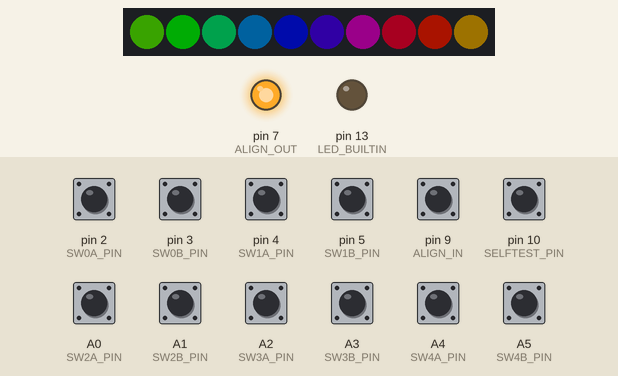
A sketch run on a simulated Arduino Uno, built with avr-gcc and run on an emulated ATmega328P. Parts: 10 RGB LEDs in strip order, left to right, output pins drawn as LEDs (lit = HIGH). The test bench sets the inputs (shaded band); at power-on: A0 (SW2A_PIN), A1 (SW2B_PIN), A2 (SW3A_PIN), A3 (SW3B_PIN), A4 (SW4A_PIN), A5 (SW4B_PIN), pin 2 (SW0A_PIN), pin 3 (SW0B_PIN), pin 4 (SW1A_PIN), pin 5 (SW1B_PIN), pin 9 (ALIGN_IN), pin 10 (SELFTEST_PIN) HIGH. Dim RGB values are drawn brighter than linear; the strip is taken to match the declared colour order.

Above: at 1.25 s.
1.3 s: pin 9 (ALIGN_IN) pulled LOW for 0.15 s
At 1.8 s:
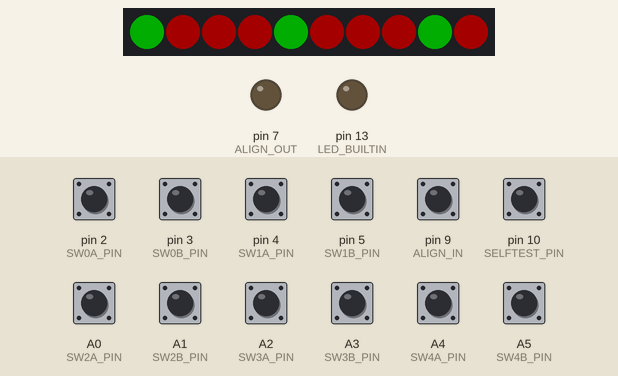
2.9 s: pin 2 (SW0A_PIN) pulled LOW for 0.15 s
At 4.1 s:
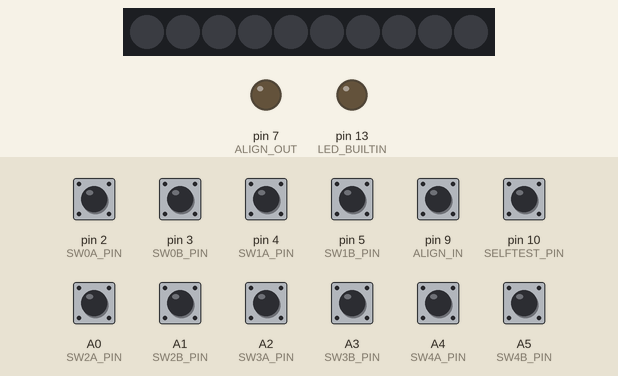
4.5 s: pin 3 (SW0B_PIN) pulled LOW for 0.15 s
At 5.5 s:
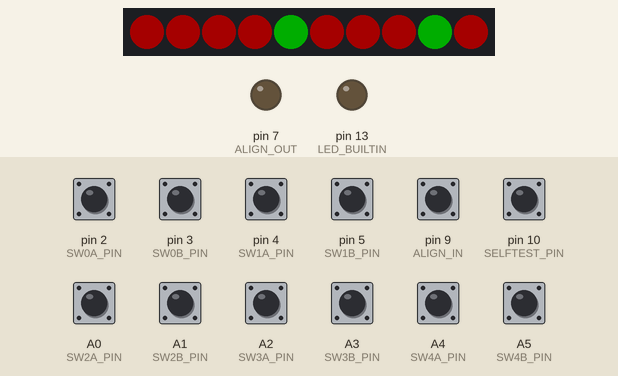
6.1 s: pin 4 (SW1A_PIN) pulled LOW for 0.15 s
At 6.7 s:
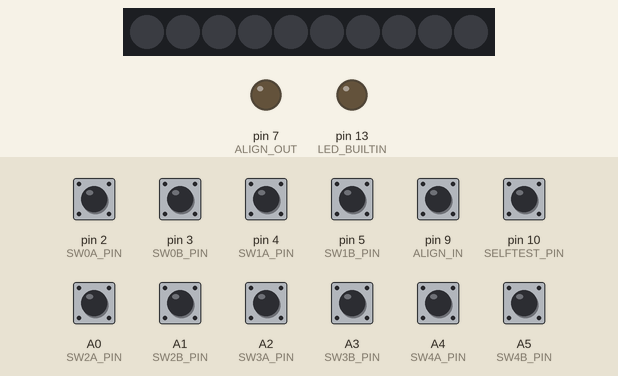
7.7 s: pin 4 (SW1A_PIN) pulled LOW for 1 s
At 9.1 s:
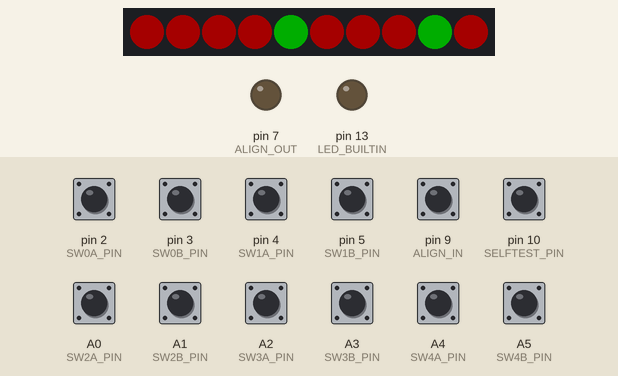
10.2 s: pin 5 (SW1B_PIN) pulled LOW for 0.15 s
At 11.7 s:
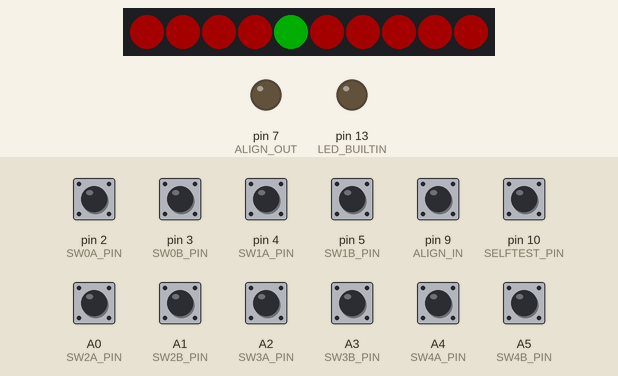
Timing chart, 0 to 12.8 s (numbered marks = the images above; inputs shaded):
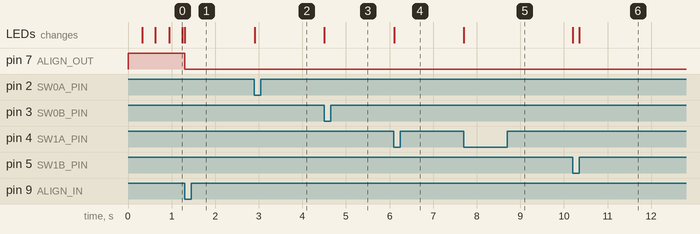

Measured:
- after the input at 1.3 s, pin 7 (ALIGN_OUT): HIGH → LOW at once; the LEDs: change at once (image 1)
- after the input at 2.9 s, the LEDs: change at once (image 2)
- after the input at 4.5 s, the LEDs: change at once (image 3)
- after the input at 6.1 s, the LEDs: change at once (image 4)
- after the input at 7.7 s, the LEDs: change at once (image 5)
- after the input at 10.2 s, the LEDs: first change at once (image 6 shows a later state)

The sketch:

spinnertest.ino
```cpp
#include <Adafruit_NeoPixel.h>
#ifdef __AVR__
#  include <avr/power.h>
#endif

#define IDLE_TIMEOUT_MS (60*1000)

#define SW0A_PIN 2
#define SW0B_PIN 3
#define SW1A_PIN 4
#define SW1B_PIN 5
#define SW2A_PIN A0
#define SW2B_PIN A1
#define SW3A_PIN A2
#define SW3B_PIN A3
#define SW4A_PIN A4
#define SW4B_PIN A5

#define NEOPIXEL_PIN 6

#define ALIGN_OUT 7
#define ALIGN_IN  9
#define SELFTEST_PIN 10

#define NUM_PIXELS 10
Adafruit_NeoPixel strip = Adafruit_NeoPixel(NUM_PIXELS, NEOPIXEL_PIN, NEO_RGB + NEO_KHZ800);

const uint32_t COLOR_BAD = strip.Color(0, 0, 0);
const uint32_t COLOR_WRONG = strip.Color(200, 0, 0);
const uint32_t COLOR_RIGHT = strip.Color(0, 255, 0);

// Input a value 0 to 255 to get a color value.
// The colours are a transition r - g - b - back to r.
uint32_t Wheel(byte WheelPos) {
  WheelPos = 255 - WheelPos;
  if (WheelPos < 85) {
    return strip.Color(255 - WheelPos * 3, 0, WheelPos * 3);
  }
  if (WheelPos < 170) {
    WheelPos -= 85;
    return strip.Color(0, WheelPos * 3, 255 - WheelPos * 3);
  }
  WheelPos -= 170;
  return strip.Color(WheelPos * 3, 255 - WheelPos * 3, 0);
}

#define NUM_RINGS 5

const struct ring2pin {
  uint8_t a_pin;
  uint8_t b_pin;
} ring2pin[NUM_RINGS] = {
  { SW0A_PIN, SW0B_PIN },
  { SW1A_PIN, SW1B_PIN },
  { SW2A_PIN, SW2B_PIN },
  { SW3A_PIN, SW3B_PIN },
  { SW4A_PIN, SW4B_PIN },
};

#define NUM_STATES (4*15)
#define BAD 15

const struct quad_table {
  uint8_t b : 1;
  uint8_t a : 1;
  uint8_t value : 4;
} quad_table[NUM_STATES] = {
  { 1, 1, 0 }, // "aligned" position is a=1 b=1 (both switches off)
  { 0, 1, 0 },
  { 0, 0, 0 }, // 1
  { 1, 0, BAD },
  { 1, 1, BAD },
  { 0, 1, 1 },
  { 0, 0, 1 }, // 2
  { 1, 0, 1 },
  { 1, 1, 1 },
  { 0, 1, BAD },
  { 0, 0, BAD }, // 3
  { 1, 0, 2 },
  { 1, 1, 2 },
  { 0, 1, 2 },
  { 0, 0, 2 }, // 4
  { 1, 0, BAD },
  { 1, 1, BAD },
  { 0, 1, 3 },
  { 0, 0, 3 }, // 5
  { 1, 0, 3 },
  { 1, 1, 3 },
  { 0, 1, BAD },
  { 0, 0, BAD }, // 6
  { 1, 0, 4 },
  { 1, 1, 4 },
  { 0, 1, 4 },
  { 0, 0, 4 }, // 7
  { 1, 0, BAD },
  { 1, 1, BAD },
  { 0, 1, 5 },
  { 0, 0, 5 }, // 8
  { 1, 0, 5 },
  { 1, 1, 5 },
  { 0, 1, BAD },
  { 0, 0, BAD }, // 9
  { 1, 0, 6 },
  { 1, 1, 6 },
  { 0, 1, 6 },
  { 0, 0, 6 }, // 10
  { 1, 0, BAD },
  { 1, 1, BAD },
  { 0, 1, 7 },
  { 0, 0, 7 }, // 11
  { 1, 0, 7 },
  { 1, 1, 7 },
  { 0, 1, BAD },
  { 0, 0, BAD }, // 12
  { 1, 0, 8 },
  { 1, 1, 8 },
  { 0, 1, 8 },
  { 0, 0, 8 }, // 13
  { 1, 0, BAD },
  { 1, 1, BAD },
  { 0, 1, 9 },
  { 0, 0, 9 }, // 14
  { 1, 0, 9 },
  { 1, 1, 9 },
  { 0, 1, BAD },
  { 0, 0, BAD }, // 0
  { 1, 0, 0 },
};

uint8_t ring_state[NUM_RINGS] = { 0 };
bool seen_alignment = false;
bool ring_state_changed = false;
bool power_saving = false;
unsigned long last_changed_time = 0;

uint8_t incr_state(uint8_t s) {
  if (s < (NUM_STATES - 1)) {
    return s + 1;
  }
  return 0;
}

uint8_t decr_state(uint8_t s) {
  if (s > 0) {
    return s - 1;
  }
  return (NUM_STATES - 1);
}

uint8_t add_ringval(uint8_t x, uint8_t y) {
  if (x == BAD || y == BAD) {
    return BAD;
  }
  uint8_t r = x + y;
  if (r >= 10) { r -= 10; }
  return r;
}

uint8_t new_state(uint8_t ring, uint8_t old_state) {
  const struct ring2pin *r = &ring2pin[ring];
  uint8_t new_a = digitalRead(r->a_pin);
  uint8_t new_b = digitalRead(r->b_pin);
  const struct quad_table *q = &quad_table[old_state];
  if (new_a == q->a && new_b == q->b) {
    return old_state;
  }
  ring_state_changed = true;
  uint8_t state_p1 = incr_state(old_state);
  q = &quad_table[state_p1];
  if (new_a == q->a && new_b == q->b) {
    return state_p1;
  }
  uint8_t state_m1 = decr_state(old_state);
  q = &quad_table[state_p1];
  if (new_a == q->a && new_b == q->b) {
    return state_m1;
  }
  // This shouldn't really happen, but if it does assume movement forward;
  // (and we use this assumption when initializing via alignment led)
  return incr_state(state_p1);
}

uint8_t compute_result(uint8_t x, uint8_t op, uint8_t y, uint8_t eq, uint8_t z1, uint8_t z2) {
  if (x == BAD || op == BAD || y == BAD || eq == BAD || z1 == BAD || z2 == BAD) {
    return BAD;
  }
  uint16_t z = (z1 * 10) + z2;
  int16_t xy;
  // 0+−×÷+−×÷+−
  switch (op) {
    default: // should never reach here, of course
    case 0: // 0
      xy = (x * 100) + y;
      break;
    case 1: // +
    case 5:
    case 9:
      xy = x + y;
      break;
    case 2: // -
    case 6:
      xy = x - y;
      break;
    case 3: // x
    case 7:
      xy = x * y;
      break;
    case 4: // div
    case 8:
      // scale both xy and z by 100 for a little fixed-point math
      xy = (100 * x) / y;
      z *= 100;
      break;
  }
  // 0=>=<=>=<=>=<=
  switch (eq) {
    default: // should never reach here, of course
    case 0: // 0
      return ((xy == 0) && (z == 0)) ? 1 : 0;
    case 1: // =
    case 3:
    case 5:
    case 7:
    case 9:
      return (xy == z) ? 1 : 0;
    case 2: // >
    case 6:
      return (xy > z) ? 1 : 0;
    case 4: // <
    case 8:
      return (xy < z) ? 1 : 0;
  }
}

void update_ring_states() {
  if (!seen_alignment) {
    digitalWrite(ALIGN_OUT, HIGH); // turn alignment LED on
    for (uint8_t i = 0; i < NUM_RINGS; i++) {
      ring_state[i] = 0;
    }
    if (digitalRead(ALIGN_IN) == HIGH) {
      return; // not aligned yet
    }
    // we're aligned!
    seen_alignment = true;
    // fall through to tweak state, since encoder might be offset slightly from
    // state 0 (use the fact that new_state will jump forward two spots if we
    // see a=0 b=0).
  }
  digitalWrite(ALIGN_OUT, LOW); // turn alignment LED off
  ring_state_changed = false;
  for (uint8_t i = 0; i < NUM_RINGS; i++) {
    ring_state[i] = new_state(i, ring_state[i]);
  }
  if (ring_state_changed) {
    last_changed_time = millis();
    power_saving = false;
  }
}

void update_led_states() {
  // slight hack to avoid calling strip.show() unnecessarily
  uint8_t old_pixels[3*NUM_PIXELS];
  memcpy(old_pixels, strip.getPixels(), sizeof(old_pixels));

  if (!seen_alignment) {
    // borrowed from "rainbowCycle" in LEDTEST
    uint16_t j = (millis() / 20) & 255; // animate w/ 20ms for each frame
    for (uint16_t i = 0; i < NUM_PIXELS; i++) {
      strip.setPixelColor(i, Wheel(((i * 256 / NUM_PIXELS) + j) & 255));
    }
  } else if (power_saving || (millis() - last_changed_time) > IDLE_TIMEOUT_MS) {
    power_saving = true;
    strip.clear(); // turn off LEDS to save power
    // XXX some sort of reminder blink?
  } else {
    uint8_t z2 = 0;
    uint8_t z1 = add_ringval(quad_table[ring_state[4]].value, z2);
    uint8_t eq = add_ringval(quad_table[ring_state[3]].value, z1);
    uint8_t y  = add_ringval(quad_table[ring_state[2]].value, eq);
    uint8_t op = add_ringval(quad_table[ring_state[1]].value, y);
    uint8_t x  = add_ringval(quad_table[ring_state[0]].value, op);

    for (uint8_t i = 0; i < NUM_PIXELS; i++) {
      uint8_t st = compute_result(x, op, y, eq, z1, z2);
      uint32_t color = (st == BAD) ? COLOR_BAD : st ? COLOR_RIGHT : COLOR_WRONG;
      strip.setPixelColor(i, color);
      x  = add_ringval(x, 1);
      op = add_ringval(op, 1);
      y  = add_ringval(y, 1);
      eq = add_ringval(eq, 1);
      z1 = add_ringval(z1, 1);
      z2 = add_ringval(z2, 1);
    }
  }
  // strip.show() takes approx 10*3*8/800kHz = 0.3ms of interrupt-disabled non-sleep time
  // so try to avoid calling it if nothing has changed.
  if (memcmp(old_pixels, strip.getPixels(), sizeof(old_pixels)) != 0) {
    strip.show();
  }
}

void run_spinner() {
  update_ring_states();
  update_led_states();
}

void testOneRing(uint8_t ring, uint16_t pixel) {
  const struct ring2pin *r = &ring2pin[ring];
  uint8_t val = (digitalRead(r->a_pin) ? 1 : 0) + (digitalRead(r->b_pin) ? 2 : 0);
  uint32_t color = strip.Color(255, 255, 255);
  switch (val) {
    case 0: color = strip.Color(0, 0, 0); break;
    case 1: color = strip.Color(255, 0, 0); break;
    case 2: color = strip.Color(0, 255, 0); break;
    case 3: color = strip.Color(0, 0, 255); break;
    default: break;
  }
  strip.setPixelColor(pixel, color);
}

void selfTest() {
  digitalWrite(ALIGN_OUT, HIGH); // turn alignment LED on
  for (uint8_t i = 0; i < NUM_RINGS; i++) {
    testOneRing(i, i);
  }
  strip.setPixelColor(5, digitalRead(ALIGN_IN) ? strip.Color(0, 255, 0) : strip.Color(255, 0, 0));
  uint32_t color = Wheel((uint8_t)(millis() / 10));
  for (uint8_t i=6; i < NUM_PIXELS; i++) {
    strip.setPixelColor(i, color);
  }
  strip.show();
}

void setup() {
  // Power-savings:
  // Default to INPUT_PULLUP for all pins, to minimize power consumption
  DDRB = DDRC = DDRD = 0;
  PORTB = PORTC = PORTD = 0xFF;

  pinMode(LED_BUILTIN, OUTPUT);
  digitalWrite(LED_BUILTIN, HIGH);   // Indicate we are starting initialization.

  // Ring switch inputs
  for (uint8_t i = 0; i < NUM_RINGS; i++) {
    pinMode(ring2pin[i].a_pin, INPUT_PULLUP);
    pinMode(ring2pin[i].b_pin, INPUT_PULLUP);
  }

  // Alignment detection
  pinMode(ALIGN_OUT, OUTPUT);
  pinMode(ALIGN_IN, INPUT_PULLUP);

  pinMode(SELFTEST_PIN, INPUT_PULLUP);

  strip.setBrightness(50);
  strip.begin();
  strip.show(); // Initialize all pixels to 'off'

  seen_alignment = false;
  digitalWrite(ALIGN_OUT, HIGH); // turn alignment LED on

  digitalWrite(LED_BUILTIN, LOW);   // Initialization is complete.

  while (digitalRead(SELFTEST_PIN) == LOW) {
    selfTest();
  }
}

void loop() {
  // XXX this should be triggered on pin change interrupt, and sleep otherwise
  // (there's also the 1ms timer-overflow interrupt in arduino core, have to figure out
  // how/whether to handle that)
  run_spinner();
}
```
